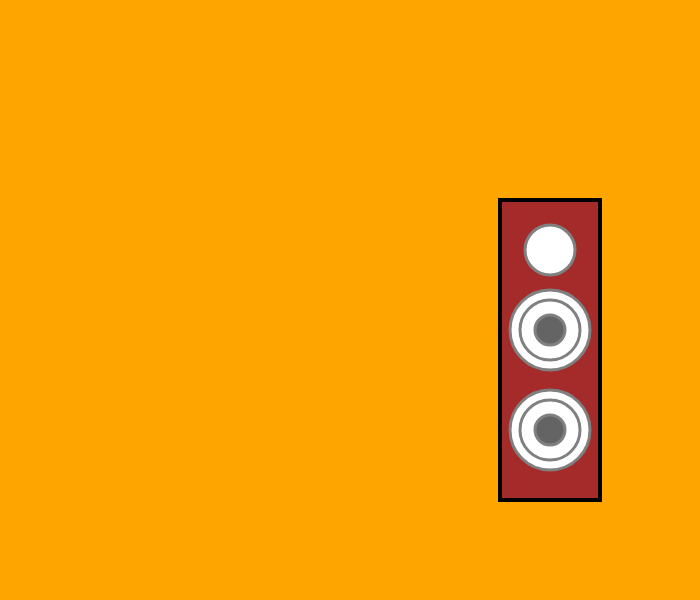
Frame 1 (no input)
Frame 60 (no input): identical to frame 1, image omitted
Frame 120 (the mouse pressed at the canvas centre since frame 60): identical to frame 1, image omitted

The p5.js sketch that drew this single still picture (run headless with seeded random() and noise() and a simulated clock; from frame 60 on, the mouse is pressed at the canvas centre):

// p5.js sketch
// ── sketch.js
let move = 0;

function setup() {
  createCanvas(700, 600);
}

function draw() {
  background("orange");

  // Call my original functions
  drawSpeaker();
}

// SPEAKER FUNCTION

function drawSpeaker() {

  // Speaker cabinet
  fill("brown");
  strokeWeight(4);
  stroke("black");
  rect(500, 200, 100, 300);

  // Speaker tweeter (top)
  fill("white");
  strokeWeight(3);
  stroke("grey");
  ellipse(550, 250, 50, 50);

  // Speaker middle woofer
  fill("white");
  strokeWeight(3);
  stroke("grey");
  ellipse(550, 330, 80 + move, 80 + move);

  // Speaker middle woofer:
  // White ellipse (woofer center outline)
  fill(255);
  ellipse(550, 330, 60 + move, 60 + move);

  // Speaker middle woofer:
  // Gray ellipse center
  fill(100);
  ellipse(550, 330, 30 + move, 30 + move);

  // Speaker bottom woofer
  fill("white");
  strokeWeight(3);
  stroke("grey");
  ellipse(550, 430, 80 + move, 80 + move);

  // Speaker bottom woofer:
  // White ellipse (woofer center outline)
  fill(255);
  ellipse(550, 430, 60 + move, 60 + move);

  // Gray ellipse center
  fill(100);
  ellipse(550, 430, 30 + move, 30 + move);
}

// KEYBOARD INPUT

function keyPressed() {

  // Random movement when any key is pressed
  move = random(-10, 10);
}

function keyReleased() {

  // Return everything to normal
  move = 0;
}
